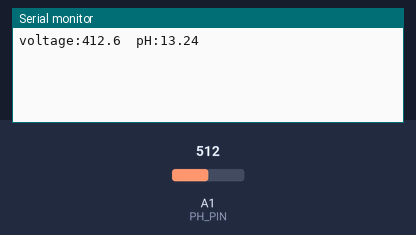
Simulated run of this sketch. Board: Arduino Uno, built with avr-gcc and run on an emulated ATmega328P. On the bench: the last lines printed to the serial monitor. The test bench sets the inputs (shaded band); at power-on: A1 (PH_PIN) = 512.

Above: at 2.2 s.
2.3 s: A1 (PH_PIN) set to 716
At 3.6 s:
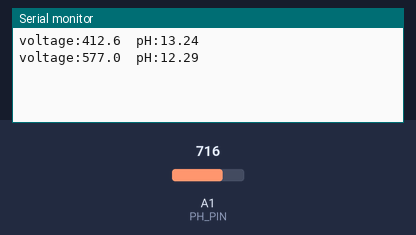
3.8 s: A1 (PH_PIN) set to 900
At 4.8 s:
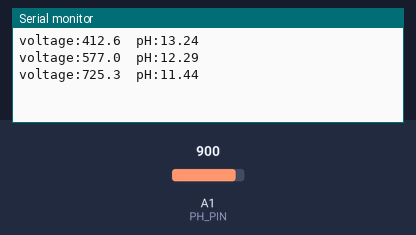
Timing chart, 0 to 6.8 s (numbered marks = the images above; inputs shaded):
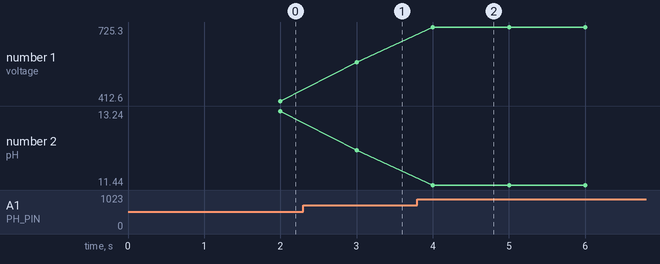

Measured:
- after the input at 2.3 s, the serial monitor: prints a new line after 0.70 s (image 1)
- after the input at 3.8 s, the serial monitor: prints a new line after 0.20 s (image 2)
- plotted number 1: 412.6 → 577 after the input at 2.3 s, 577 → 725.3 after the input at 3.8 s
- plotted number 2: 13.24 → 12.29 after the input at 2.3 s, 12.29 → 11.44 after the input at 3.8 s

The sketch:

ph_calibrate_test.ino
```cpp
#include <Wire.h>
#define PH_PIN 15
float voltage,phValue, temperature = 25;

float acidVoltage = 2023;
float neutralVoltage = 1500;

void setup(){

  Serial.begin(115200);
  delay(1000);
}

void loop(){
  static unsigned long timepoint = millis();
  if(millis()-timepoint>1000U)
  {
    timepoint = millis();

    voltage = analogRead(PH_PIN)/4095.0*3300;
    float slope = (7.0-4.0)/((neutralVoltage-1500)/3.0 - (acidVoltage-1500)/3.0);
    float intercept = 7.0 - slope * (neutralVoltage-1500)/3.0;

    phValue = slope*(voltage-1500)/3.0+intercept;

    Serial.print("voltage:");
    Serial.print(voltage,1);
    Serial.print("  pH:");
    Serial.println(phValue,2);
  }
}
```
